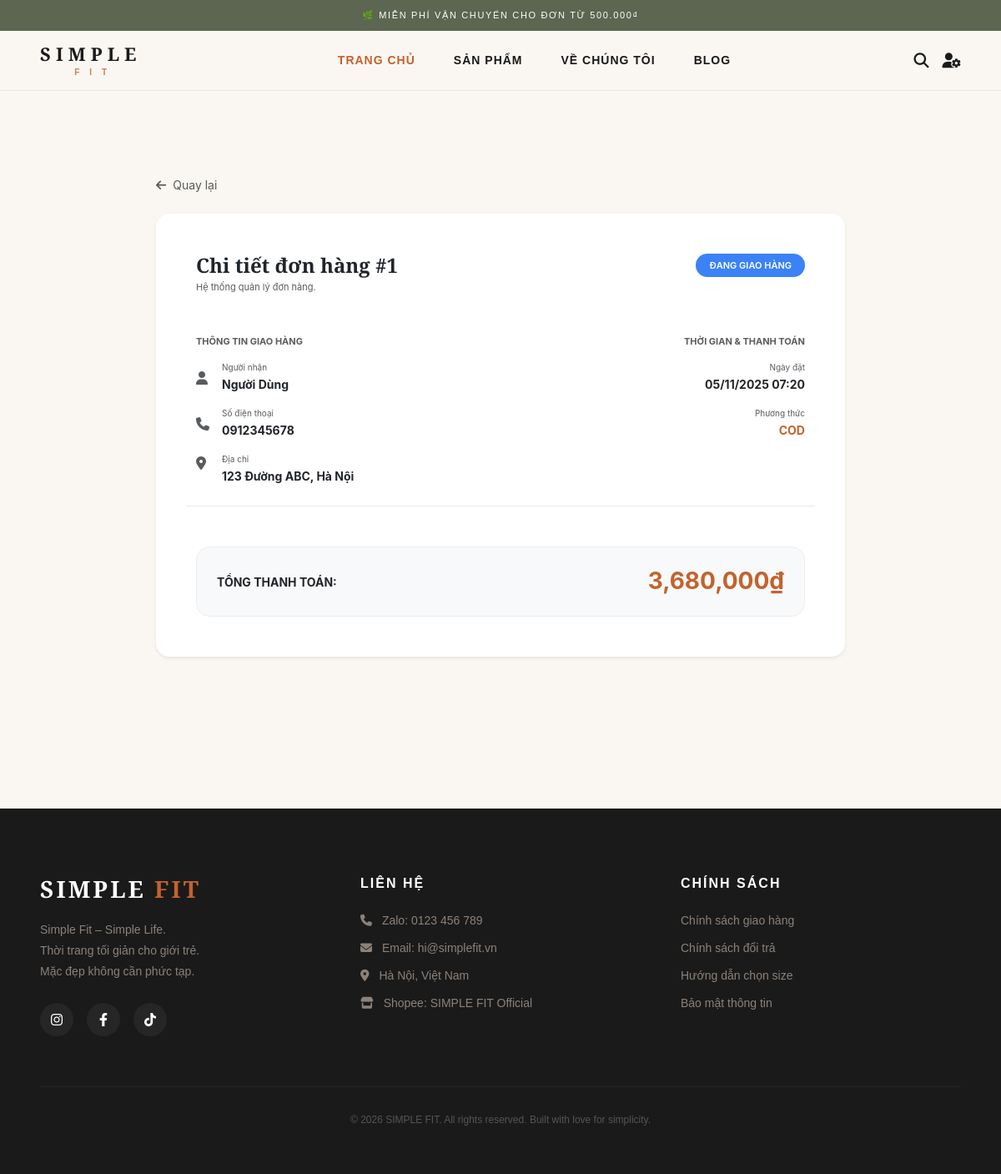
The app's page /order-detail.php?id=1 (signed in) with its own data.
### tables this page shows
CREATE TABLE `donhang` (
  `maDH` bigint(20) NOT NULL,
  `maKH` bigint(20) DEFAULT NULL,
  `maNV` bigint(20) DEFAULT NULL,
  `hoTen` varchar(100) DEFAULT NULL,
  `email` varchar(100) DEFAULT NULL,
  `soDienThoai` varchar(20) DEFAULT NULL,
  `diaChi` varchar(255) DEFAULT NULL,
  `tongTien` decimal(15,2) DEFAULT NULL,
  `phiShip` decimal(15,2) DEFAULT 0.00,
  `phuongThucThanhToan` varchar(50) DEFAULT NULL,
  `trangThai` varchar(50) DEFAULT 'Chờ xác nhận',
  `ngayTao` timestamp NOT NULL DEFAULT current_timestamp()
);

### order-detail.php (the view, shortened to what this page needs)
<?php
require_once 'includes/db.php';
$order_id = isset($_GET['id']) ? intval($_GET['id']) : 0;
$user_id = $_SESSION['user']['maND'] ?? $_SESSION['user']['id'];
$is_admin = (isset($_SESSION['user']['role']) && $_SESSION['user']['role'] === 'ADMIN');
if ($is_admin) {
    $sql_order = "SELECT * FROM DonHang WHERE maDH = '$order_id'";
} else {
    $sql_order = "SELECT d.*, k.maND FROM DonHang d JOIN KhachHang k ON d.maKH = k.maKH WHERE d.maDH = '$order_id' AND k.maND = '$user_id'";
}
$res_order = mysqli_query($conn, $sql_order);
$order = mysqli_fetch_assoc($res_order);
include 'includes/header.php';
?>
<main class="py-5" style="background-color: #FAF7F2; min-height: 100vh; padding-top: 100px !important;">
    <div class="container" style="max-width: 850px;">
        <a href="<?php echo $is_admin ? 'admin.php?tab=orders' : 'profile.php?tab=orders'; ?>" class="text-decoration-none text-muted small mb-4 d-inline-block">
            <i class="fa-solid fa-arrow-left me-2"></i>Quay lại
        </a>
        <div class="card border-0 shadow-sm rounded-4 overflow-hidden mb-4">
            <div class="card-body p-4 p-md-5">
                <div class="d-flex justify-content-between align-items-start mb-5">
                    <div>
                        <h2 class="h4 fw-bold mb-1" style="font-family: 'Cormorant Garamond', serif;">Chi tiết đơn hàng #<?php echo $order_id; ?></h2>
                        <p class="extra-small text-muted mb-0">Hệ thống quản lý đơn hàng.</p>
                    </div>
                    <div class="status-box text-end">
                        <?php
                        $st = $order['trangThai'];
                        if ($is_admin): ?>
                            <form method="POST" class="d-flex flex-column align-items-end gap-2">
                                <?php if($st == 'CHUA_THANH_TOAN'): ?>
                                    <button type="submit" name="set_pending_id" class="badge-status border-0" style="background-color:#6B7280; color:white; padding: 6px 16px; border-radius: 50px; font-size: 11px; font-weight:600; text-transform:uppercase;">Chưa thanh toán</button>
                                <?php elseif($st == 'CHO_XAC_NHAN'): ?>
                                    <button type="submit" name="set_shipping_id" class="badge-status border-0" style="background-color:#F59E0B; color:white; padding: 6px 16px; border-radius: 50px; font-size: 11px; font-weight:600; text-transform:uppercase;">Chờ xử lý</button>
                                <?php elseif($st == 'DA_GIAO_HANG'): ?>
                                    <button type="submit" name="set_complete_id" class="badge-status border-0" style="background-color:#3B82F6; color:white; padding: 6px 16px; border-radius: 50px; font-size: 11px; font-weight:600; text-transform:uppercase;">Đang giao hàng</button>
                                <?php elseif($st == 'CHO_HOAN_TIEN'): ?>
                                    <button type="submit" name="confirm_refund_id" class="badge-status border-0" style="background-color:#F59E0B; color:white; padding: 6px 16px; border-radius: 50px; font-size: 11px; font-weight:600; text-transform:uppercase;">Hoàn tiền</button>
                                <?php elseif($st == 'HOAN_TAT'): ?>
                                    <span class="badge-status" style="background-color:#10B981; color:white; padding: 6px 16px; border-radius: 50px; font-size: 11px; font-weight:600;">Hoàn tất</span>
                                <?php elseif($st == 'DA_HUY'): ?>
                                    <span class="badge-status" style="background-color:#9CA3AF; color:white; padding: 6px 16px; border-radius: 50px; font-size: 11px; font-weight:600;">Đã hoàn tiền</span>
                                <?php endif; ?>
                            </form>
                        <?php endif; ?>
                    </div>
                </div>
                <div class="row g-4 mb-5 pb-4 border-bottom" style="border-color: #EDE8DF !important;">
                    <div class="col-md-7">
                        <p class="extra-small text-muted text-uppercase fw-bold mb-3 tracking-wider">Thông tin giao hàng</p>
                        <div class="d-flex align-items-center mb-3">
                            <i class="fa-solid fa-user text-muted me-3" style="width: 15px;"></i>
                            <div><span class="extra-small text-muted d-block" style="font-size: 10px;">Người nhận</span><span class="small fw-bold"><?php echo htmlspecialchars($order['hoTen']); ?></span></div>
                        </div>
                        <div class="d-flex align-items-center mb-3">
                            <i class="fa-solid fa-phone text-muted me-3" style="width: 15px;"></i>
                            <div><span class="extra-small text-muted d-block" style="font-size: 10px;">Số điện thoại</span><span class="small fw-bold"><?php echo htmlspecialchars($order['soDienThoai'] ?? $order['sdt']); ?></span></div>
                        </div>
                        <div class="d-flex align-items-start">
                            <i class="fa-solid fa-location-dot text-muted me-3 mt-1" style="width: 15px;"></i>
                            <div><span class="extra-small text-muted d-block" style="font-size: 10px;">Địa chỉ</span><span class="small fw-bold"><?php echo htmlspecialchars($order['diaChi']); ?></span></div>
                        </div>
                    </div>
                    <div class="col-md-5 text-md-end">
                        <p class="extra-small text-muted text-uppercase fw-bold mb-3 tracking-wider">Thời gian & Thanh toán</p>
                        <div class="mb-3"><span class="extra-small text-muted d-block" style="font-size: 10px;">Ngày đặt</span><span class="small fw-bold"><?php echo date('d/m/Y H:i', strtotime($order['ngayTao'])); ?></span></div>
                        <div><span class="extra-small text-muted d-block" style="font-size: 10px;">Phương thức</span><span class="small fw-bold text-uppercase" style="color: #C4622D;"><?php echo $order['phuongThucThanhToan']; ?></span></div>
                    </div>
                </div>
                <div class="p-4 rounded-4" style="background-color: #f8f9fa; border: 1px solid #eee;">
                    <div class="d-flex justify-content-between align-items-center">
                        <span class="fw-bold small text-uppercase">Tổng thanh toán:</span>
                        <span class="h3 fw-bold mb-0" style="color: #C4622D;"><?php echo number_format($order['tongTien']); ?>₫</span>
                    </div>
                </div>
            </div>
        </div>
    </div>
</main>
<?php include 'includes/footer.php'; ?>

### assets/css/base.css (style rules this page uses)
:root { --mau-bg: #FAF7F2; --mau-gold: #C4622D; --mau-text: #1A1A1A; }
body { font-family: 'Inter', sans-serif; background-color: var(--mau-bg); color: var(--mau-text); }
a { text-decoration: none !important; color: inherit; }

### assets/css/home.css (style rules this page uses)
:root { --mau-bg: #FAF7F2; --mau-gold: #C4622D; --mau-text: #1A1A1A; }

### assets/css/admin.css (style rules this page uses)
:root { --admin-bg: #FAF7F2; --admin-card: #EDE8DF; --admin-primary: #C4622D; --admin-text: #1A1A1A; --admin-muted: #8C8279; --admin-border: #D4CEBE; }
.extra-small { font-size: 11px; }
.badge-status { border-radius: 50px; padding: 5px 14px; font-size: 10px; font-weight: 700; text-transform: uppercase; color: white; border: none; display: inline-block; }

### assets/css/auth-account.css (style rules this page uses)
.badge-status { border-radius: 50px; padding: 4px 12px; font-size: 11px; font-weight: 600; text-transform: uppercase; display: inline-block; text-align: center; }

### records on screen
donhang: hoTen "Người Dùng", soDienThoai "0912345678", diaChi "123 Đường ABC, Hà Nội", ngayTao "05/11/2025 07:20", phuongThucThanhToan "COD", tongTien "3,680,000"

### other values on screen
$order_id "1"
